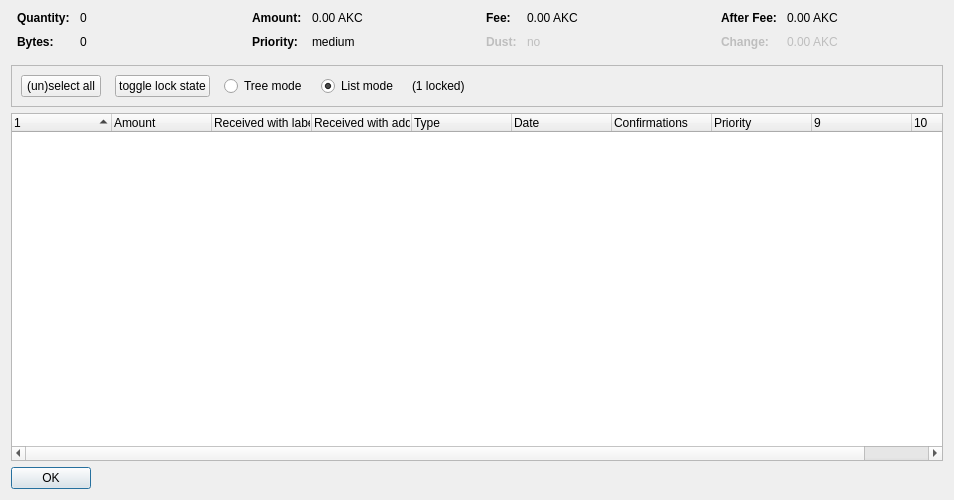
<?xml version="1.0" encoding="UTF-8"?>
<ui version="4.0">
 <class>CoinControlDialog</class>
 <widget class="QDialog" name="CoinControlDialog">
  <property name="geometry">
   <rect>
    <x>0</x>
    <y>0</y>
    <width>954</width>
    <height>500</height>
   </rect>
  </property>
  <property name="windowTitle">
   <string>Coin Selection</string>
  </property>
  <layout class="QVBoxLayout" name="verticalLayout">
   <item>
    <layout class="QHBoxLayout" name="horizontalLayoutTop" stretch="0,0,0,0">
     <property name="topMargin">
      <number>0</number>
     </property>
     <property name="bottomMargin">
      <number>10</number>
     </property>
     <item>
      <layout class="QFormLayout" name="formLayoutCoinControl1">
       <property name="horizontalSpacing">
        <number>10</number>
       </property>
       <property name="verticalSpacing">
        <number>10</number>
       </property>
       <property name="leftMargin">
        <number>6</number>
       </property>
       <property name="rightMargin">
        <number>6</number>
       </property>
       <item row="0" column="0">
        <widget class="QLabel" name="labelCoinControlQuantityText">
         <property name="font">
          <font>
           <weight>75</weight>
           <bold>true</bold>
          </font>
         </property>
         <property name="text">
          <string>Quantity:</string>
         </property>
        </widget>
       </item>
       <item row="0" column="1">
        <widget class="QLabel" name="labelCoinControlQuantity">
         <property name="cursor">
          <cursorShape>IBeamCursor</cursorShape>
         </property>
         <property name="contextMenuPolicy">
          <enum>Qt::ActionsContextMenu</enum>
         </property>
         <property name="text">
          <string notr="true">0</string>
         </property>
         <property name="textInteractionFlags">
          <set>Qt::LinksAccessibleByMouse|Qt::TextSelectableByKeyboard|Qt::TextSelectableByMouse</set>
         </property>
        </widget>
       </item>
       <item row="1" column="0">
        <widget class="QLabel" name="labelCoinControlBytesText">
         <property name="font">
          <font>
           <weight>75</weight>
           <bold>true</bold>
          </font>
         </property>
         <property name="text">
          <string>Bytes:</string>
         </property>
        </widget>
       </item>
       <item row="1" column="1">
        <widget class="QLabel" name="labelCoinControlBytes">
         <property name="cursor">
          <cursorShape>IBeamCursor</cursorShape>
         </property>
         <property name="contextMenuPolicy">
          <enum>Qt::ActionsContextMenu</enum>
         </property>
         <property name="text">
          <string notr="true">0</string>
         </property>
         <property name="textInteractionFlags">
          <set>Qt::LinksAccessibleByMouse|Qt::TextSelectableByKeyboard|Qt::TextSelectableByMouse</set>
         </property>
        </widget>
       </item>
      </layout>
     </item>
     <item>
      <layout class="QFormLayout" name="formLayoutCoinControl2">
       <property name="horizontalSpacing">
        <number>10</number>
       </property>
       <property name="verticalSpacing">
        <number>10</number>
       </property>
       <property name="leftMargin">
        <number>6</number>
       </property>
       <property name="rightMargin">
        <number>6</number>
       </property>
       <item row="0" column="0">
        <widget class="QLabel" name="labelCoinControlAmountText">
         <property name="font">
          <font>
           <weight>75</weight>
           <bold>true</bold>
          </font>
         </property>
         <property name="text">
          <string>Amount:</string>
         </property>
        </widget>
       </item>
       <item row="0" column="1">
        <widget class="QLabel" name="labelCoinControlAmount">
         <property name="cursor">
          <cursorShape>IBeamCursor</cursorShape>
         </property>
         <property name="contextMenuPolicy">
          <enum>Qt::ActionsContextMenu</enum>
         </property>
         <property name="text">
          <string notr="true">0.00 AKC</string>
         </property>
         <property name="textInteractionFlags">
          <set>Qt::LinksAccessibleByMouse|Qt::TextSelectableByKeyboard|Qt::TextSelectableByMouse</set>
         </property>
        </widget>
       </item>
       <item row="1" column="0">
        <widget class="QLabel" name="labelCoinControlPriorityText">
         <property name="font">
          <font>
           <weight>75</weight>
           <bold>true</bold>
          </font>
         </property>
         <property name="text">
          <string>Priority:</string>
         </property>
        </widget>
       </item>
       <item row="1" column="1">
        <widget class="QLabel" name="labelCoinControlPriority">
         <property name="cursor">
          <cursorShape>IBeamCursor</cursorShape>
         </property>
         <property name="contextMenuPolicy">
          <enum>Qt::ActionsContextMenu</enum>
         </property>
         <property name="text">
          <string>medium</string>
         </property>
         <property name="textInteractionFlags">
          <set>Qt::LinksAccessibleByMouse|Qt::TextSelectableByKeyboard|Qt::TextSelectableByMouse</set>
         </property>
        </widget>
       </item>
      </layout>
     </item>
     <item>
      <layout class="QFormLayout" name="formLayoutCoinControl3">
       <property name="horizontalSpacing">
        <number>10</number>
       </property>
       <property name="verticalSpacing">
        <number>10</number>
       </property>
       <property name="leftMargin">
        <number>6</number>
       </property>
       <property name="rightMargin">
        <number>6</number>
       </property>
       <item row="0" column="0">
        <widget class="QLabel" name="labelCoinControlFeeText">
         <property name="font">
          <font>
           <weight>75</weight>
           <bold>true</bold>
          </font>
         </property>
         <property name="text">
          <string>Fee:</string>
         </property>
        </widget>
       </item>
       <item row="0" column="1">
        <widget class="QLabel" name="labelCoinControlFee">
         <property name="cursor">
          <cursorShape>IBeamCursor</cursorShape>
         </property>
         <property name="contextMenuPolicy">
          <enum>Qt::ActionsContextMenu</enum>
         </property>
         <property name="text">
          <string notr="true">0.00 AKC</string>
         </property>
         <property name="textInteractionFlags">
          <set>Qt::LinksAccessibleByMouse|Qt::TextSelectableByKeyboard|Qt::TextSelectableByMouse</set>
         </property>
        </widget>
       </item>
       <item row="1" column="0">
        <widget class="QLabel" name="labelCoinControlLowOutputText">
         <property name="enabled">
          <bool>false</bool>
         </property>
         <property name="font">
          <font>
           <weight>75</weight>
           <bold>true</bold>
          </font>
         </property>
         <property name="text">
          <string>Dust:</string>
         </property>
        </widget>
       </item>
       <item row="1" column="1">
        <widget class="QLabel" name="labelCoinControlLowOutput">
         <property name="enabled">
          <bool>false</bool>
         </property>
         <property name="cursor">
          <cursorShape>IBeamCursor</cursorShape>
         </property>
         <property name="contextMenuPolicy">
          <enum>Qt::ActionsContextMenu</enum>
         </property>
         <property name="text">
          <string>no</string>
         </property>
         <property name="textInteractionFlags">
          <set>Qt::LinksAccessibleByMouse|Qt::TextSelectableByKeyboard|Qt::TextSelectableByMouse</set>
         </property>
        </widget>
       </item>
      </layout>
     </item>
     <item>
      <layout class="QFormLayout" name="formLayoutCoinControl4">
       <property name="horizontalSpacing">
        <number>10</number>
       </property>
       <property name="verticalSpacing">
        <number>10</number>
       </property>
       <property name="leftMargin">
        <number>6</number>
       </property>
       <property name="rightMargin">
        <number>6</number>
       </property>
       <item row="0" column="0">
        <widget class="QLabel" name="labelCoinControlAfterFeeText">
         <property name="font">
          <font>
           <weight>75</weight>
           <bold>true</bold>
          </font>
         </property>
         <property name="text">
          <string>After Fee:</string>
         </property>
        </widget>
       </item>
       <item row="0" column="1">
        <widget class="QLabel" name="labelCoinControlAfterFee">
         <property name="cursor">
          <cursorShape>IBeamCursor</cursorShape>
         </property>
         <property name="contextMenuPolicy">
          <enum>Qt::ActionsContextMenu</enum>
         </property>
         <property name="text">
          <string notr="true">0.00 AKC</string>
         </property>
         <property name="textInteractionFlags">
          <set>Qt::LinksAccessibleByMouse|Qt::TextSelectableByKeyboard|Qt::TextSelectableByMouse</set>
         </property>
        </widget>
       </item>
       <item row="1" column="0">
        <widget class="QLabel" name="labelCoinControlChangeText">
         <property name="enabled">
          <bool>false</bool>
         </property>
         <property name="font">
          <font>
           <weight>75</weight>
           <bold>true</bold>
          </font>
         </property>
         <property name="text">
          <string>Change:</string>
         </property>
        </widget>
       </item>
       <item row="1" column="1">
        <widget class="QLabel" name="labelCoinControlChange">
         <property name="enabled">
          <bool>false</bool>
         </property>
         <property name="cursor">
          <cursorShape>IBeamCursor</cursorShape>
         </property>
         <property name="contextMenuPolicy">
          <enum>Qt::ActionsContextMenu</enum>
         </property>
         <property name="text">
          <string notr="true">0.00 AKC</string>
         </property>
         <property name="textInteractionFlags">
          <set>Qt::LinksAccessibleByMouse|Qt::TextSelectableByKeyboard|Qt::TextSelectableByMouse</set>
         </property>
        </widget>
       </item>
      </layout>
     </item>
    </layout>
   </item>
   <item>
    <widget class="QFrame" name="frame">
     <property name="minimumSize">
      <size>
       <width>0</width>
       <height>40</height>
      </size>
     </property>
     <property name="frameShape">
      <enum>QFrame::StyledPanel</enum>
     </property>
     <property name="frameShadow">
      <enum>QFrame::Sunken</enum>
     </property>
     <layout class="QHBoxLayout" name="horizontalLayout">
      <item>
       <layout class="QHBoxLayout" name="horizontalLayoutPanel" stretch="0,0,0,0,0,0">
        <property name="spacing">
         <number>14</number>
        </property>
        <item>
         <widget class="QPushButton" name="pushButtonSelectAll">
          <property name="sizePolicy">
           <sizepolicy hsizetype="Maximum" vsizetype="Fixed">
            <horstretch>0</horstretch>
            <verstretch>0</verstretch>
           </sizepolicy>
          </property>
          <property name="text">
           <string>(un)select all</string>
          </property>
          <property name="autoDefault">
           <bool>false</bool>
          </property>
         </widget>
        </item>
        <item>
         <widget class="QPushButton" name="pushButtonToggleLock">
          <property name="sizePolicy">
           <sizepolicy hsizetype="Maximum" vsizetype="Fixed">
            <horstretch>0</horstretch>
            <verstretch>0</verstretch>
           </sizepolicy>
          </property>
          <property name="text">
           <string>toggle lock state</string>
          </property>
          <property name="autoDefault">
           <bool>false</bool>
          </property>
         </widget>
        </item>
        <item>
         <widget class="QRadioButton" name="radioTreeMode">
          <property name="sizePolicy">
           <sizepolicy hsizetype="Maximum" vsizetype="Fixed">
            <horstretch>0</horstretch>
            <verstretch>0</verstretch>
           </sizepolicy>
          </property>
          <property name="text">
           <string>Tree mode</string>
          </property>
         </widget>
        </item>
        <item>
         <widget class="QRadioButton" name="radioListMode">
          <property name="sizePolicy">
           <sizepolicy hsizetype="Maximum" vsizetype="Fixed">
            <horstretch>0</horstretch>
            <verstretch>0</verstretch>
           </sizepolicy>
          </property>
          <property name="text">
           <string>List mode</string>
          </property>
          <property name="checked">
           <bool>true</bool>
          </property>
         </widget>
        </item>
        <item>
         <widget class="QLabel" name="labelLocked">
          <property name="text">
           <string>(1 locked)</string>
          </property>
         </widget>
        </item>
        <item>
         <spacer name="horizontalSpacer">
          <property name="orientation">
           <enum>Qt::Horizontal</enum>
          </property>
          <property name="sizeHint" stdset="0">
           <size>
            <width>40</width>
            <height>20</height>
           </size>
          </property>
         </spacer>
        </item>
       </layout>
      </item>
     </layout>
    </widget>
   </item>
   <item>
    <widget class="CoinControlTreeWidget" name="treeWidget">
     <property name="contextMenuPolicy">
      <enum>Qt::CustomContextMenu</enum>
     </property>
     <property name="sortingEnabled">
      <bool>false</bool>
     </property>
     <property name="columnCount">
      <number>10</number>
     </property>
     <attribute name="headerShowSortIndicator" stdset="0">
      <bool>true</bool>
     </attribute>
     <attribute name="headerStretchLastSection">
      <bool>false</bool>
     </attribute>
     <column>
      <property name="text">
       <string/>
      </property>
     </column>
     <column>
      <property name="text">
       <string>Amount</string>
      </property>
     </column>
     <column>
      <property name="text">
       <string>Received with label</string>
      </property>
     </column>
     <column>
      <property name="text">
       <string>Received with address</string>
      </property>
     </column>
     <column>
      <property name="text">
       <string>Type</string>
      </property>
     </column>
     <column>
      <property name="text">
       <string>Date</string>
      </property>
     </column>
     <column>
      <property name="text">
       <string>Confirmations</string>
      </property>
      <property name="toolTip">
       <string>Confirmed</string>
      </property>
     </column>
     <column>
      <property name="text">
       <string>Priority</string>
      </property>
     </column>
     <column>
      <property name="text">
       <string/>
      </property>
     </column>
     <column>
      <property name="text">
       <string/>
      </property>
     </column>
    </widget>
   </item>
   <item>
    <widget class="QDialogButtonBox" name="buttonBox">
     <property name="sizePolicy">
      <sizepolicy hsizetype="Maximum" vsizetype="Fixed">
       <horstretch>0</horstretch>
       <verstretch>0</verstretch>
      </sizepolicy>
     </property>
     <property name="orientation">
      <enum>Qt::Horizontal</enum>
     </property>
     <property name="standardButtons">
      <set>QDialogButtonBox::Ok</set>
     </property>
    </widget>
   </item>
  </layout>
 </widget>
 <customwidgets>
  <customwidget>
   <class>CoinControlTreeWidget</class>
   <extends>QTreeWidget</extends>
   <header>coincontroltreewidget.h</header>
  </customwidget>
 </customwidgets>
 <resources/>
 <connections/>
</ui>
